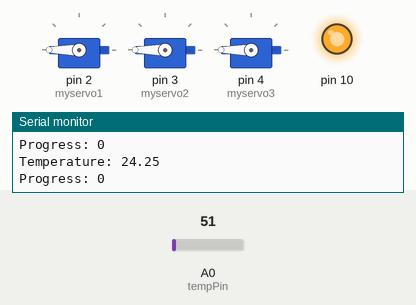
Recording of a sketch running on a simulated Arduino Uno, built with avr-gcc and run on an emulated ATmega328P. On the bench: 3 × servo, output pins drawn as LEDs (lit = HIGH), the last lines printed to the serial monitor. The test bench sets the inputs (shaded band); at power-on: A0 (tempPin) = 51. Pins used as bus, display or sensor lines are not drawn.

Above: at 1.2 s.
1.3 s: A0 (tempPin) set to 114
2.8 s: A0 (tempPin) set to 140
At 3.8 s:
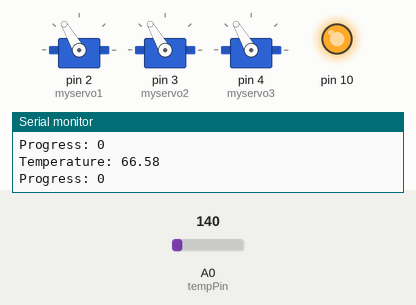
4.3 s: A0 (tempPin) set to 112
At 5.4 s:
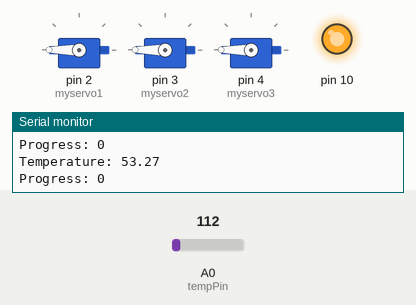
7.3 s: A0 (tempPin) set to 163
At 7.8 s:
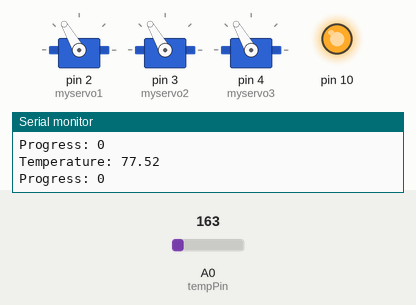
Timing chart, 0 to 9.9 s (numbered marks = the images above; inputs shaded):
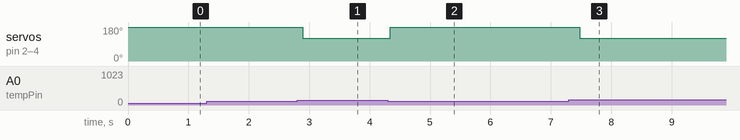

Measured:
- the behaviour switches between 126 and 127 on A0 (tempPin) (found by bisection; images 0 and 1)
- after the input at 2.8 s, servo on pin 2 (myservo1), servo on pin 3 (myservo2), servo on pin 4 (myservo3): 180° → 120° after 0.09 s
- after the input at 4.3 s, servo on pin 2 (myservo1), servo on pin 3 (myservo2), servo on pin 4 (myservo3): 120° → 180° at once
- after the input at 7.3 s, servo on pin 2 (myservo1), servo on pin 3 (myservo2), servo on pin 4 (myservo3): 180° → 120° after 0.18 s

The sketch:

master.ino
```cpp
#include <SPI.h>
#include <Servo.h>

const int tempPin = A0;
const int Slave1_SS = 15;
const int Slave2_SS = 16;
int Vin;  // Variable to read the value from Arduino A0

float Temperature; // variable that receives the converted voltage
char TransferedData;
int mystatus = 0;
int servodegree;
int progress = 0;

Servo myservo1;
Servo myservo2;
Servo myservo3;

void setup (void) {
  //spi setup
  SPI.begin ();
  pinMode(Slave1_SS, OUTPUT);
  pinMode(Slave2_SS, OUTPUT);
  digitalWrite(Slave1_SS, HIGH);
  digitalWrite(Slave2_SS, HIGH);

  //read temp at start
  Vin = analogRead(tempPin);
  servodegree = 180;
  Temperature = (487.0 * Vin) / 1024; // Convert the read value into a voltage

  // serial setup
  Serial.begin(9600);
  Serial.println("MASTER ~~~~~~~~~~~~~~~~~~~~~~~~~~~~~~~~");

  //servo
  myservo1.attach(2);
  myservo1.write(180);
  myservo2.attach(3);
  myservo2.write(180);
  myservo3.attach(4);
  myservo3.write(180);

  //buzeer
  pinMode(0, OUTPUT);
}


void checkemergency() {
  if (Temperature > 120) {
    mystatus = 1;
    digitalWrite(0, HIGH);
    servodegree = 0;
    myservo1.write(0);
    myservo2.write(0);
    myservo3.write(0);
  }
  else {
    if (Temperature > 90 && Temperature < 120){
      digitalWrite(0, LOW);
      servodegree = 60;
      myservo1.write(60);
      myservo2.write(60);
      myservo3.write(60);
      mystatus = 0;
      progress++;
    } else if (Temperature > 60 && Temperature < 90) {
        digitalWrite(0, LOW);
        servodegree = 120;
        myservo1.write(120);
        myservo2.write(120);
        myservo3.write(120);
        mystatus = 0;
    } else {
        digitalWrite(0, LOW);
        servodegree = 180;
        myservo1.write(180);
        myservo2.write(180);
        myservo3.write(180);
        mystatus = 0;
    }
  }
}

void loop (void) {
  Vin = analogRead(tempPin);
  Temperature = (487.0 * Vin) / 1024;

  if (servodegree > 0) {
    checkemergency();

    //-----------------------------send status---------------------------------------
    /**** First Slave Data ****/
    digitalWrite(Slave1_SS, LOW);
    if (mystatus == 1) {
      for (const char * p = "emergency\r" ; TransferedData = *p; p++) {
        SPI.transfer(TransferedData);
        //Serial.println(TransferedData);
      }
    }
    else {
      for (const char * p = "safe\r" ; TransferedData = *p; p++) {
        SPI.transfer(TransferedData);
        //Serial.println(TransferedData);
      }
    }
    digitalWrite(Slave1_SS, HIGH);
    delay(20);

    /**** Second Slave Data ****/
    digitalWrite(Slave2_SS, LOW);
    if (mystatus == 1) {
      for (const char * p = "emergency\r" ; TransferedData = *p; p++) {
        SPI.transfer(TransferedData);
        //Serial.println(TransferedData);
      }
    }
    else {
      for (const char * p = "safe\r" ; TransferedData = *p; p++) {
        SPI.transfer(TransferedData);
        //Serial.println(TransferedData);
      }
    }
    digitalWrite(Slave2_SS, HIGH);
    delay(20);
    //-----------------------------send status---------------------------------------
  }
  if (servodegree == 0) {
    checkemergency();
  }

  Serial.print("Temperature: ");
  Serial.println(Temperature);
  Serial.print("Progress: ");
  Serial.println(progress);
  Serial.println("");

  delay(200);
}
```
